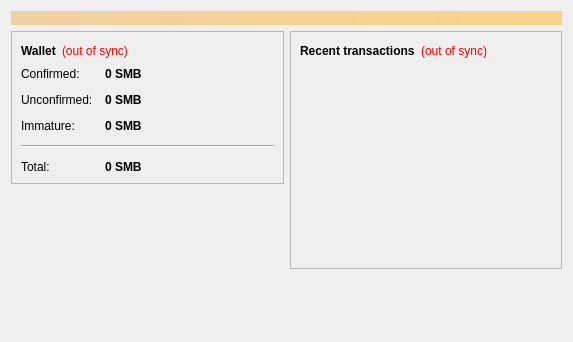
<?xml version="1.0" encoding="UTF-8"?>
<ui version="4.0">
 <class>OverviewPage</class>
 <widget class="QWidget" name="OverviewPage">
  <property name="geometry">
   <rect>
    <x>0</x>
    <y>0</y>
    <width>573</width>
    <height>342</height>
   </rect>
  </property>
  <property name="windowTitle">
   <string>Form</string>
  </property>
  <layout class="QVBoxLayout" name="topLayout">
   <item>
    <widget class="QLabel" name="labelAlerts">
     <property name="visible">
      <bool>false</bool>
     </property>
     <property name="styleSheet">
      <string notr="true">background-color: qlineargradient(x1: 0, y1: 0, x2: 1, y2: 0, stop:0 #F0D0A0, stop:1 #F8D488); color:#000000;</string>
     </property>
     <property name="wordWrap">
      <bool>true</bool>
     </property>
     <property name="margin">
      <number>3</number>
     </property>
    </widget>
   </item>
   <item>
    <layout class="QHBoxLayout" name="horizontalLayout" stretch="1,1">
     <item>
      <layout class="QVBoxLayout" name="verticalLayout_2">
       <item>
        <widget class="QFrame" name="frame">
         <property name="frameShape">
          <enum>QFrame::StyledPanel</enum>
         </property>
         <property name="frameShadow">
          <enum>QFrame::Raised</enum>
         </property>
         <layout class="QVBoxLayout" name="verticalLayout_4">
          <item>
           <layout class="QHBoxLayout" name="horizontalLayout_4">
            <item>
             <widget class="QLabel" name="label_5">
              <property name="font">
               <font>
                <weight>75</weight>
                <bold>true</bold>
               </font>
              </property>
              <property name="text">
               <string>Wallet</string>
              </property>
             </widget>
            </item>
            <item>
             <widget class="QLabel" name="labelWalletStatus">
              <property name="toolTip">
               <string>The displayed information may be out of date. Your wallet automatically synchronizes with the Sigmabit network after a connection is established, but this process has not completed yet.</string>
              </property>
              <property name="styleSheet">
               <string notr="true">QLabel { color: red; }</string>
              </property>
              <property name="text">
               <string notr="true">(out of sync)</string>
              </property>
              <property name="alignment">
               <set>Qt::AlignLeading|Qt::AlignLeft|Qt::AlignVCenter</set>
              </property>
             </widget>
            </item>
            <item>
             <spacer name="horizontalSpacer_2">
              <property name="orientation">
               <enum>Qt::Horizontal</enum>
              </property>
              <property name="sizeHint" stdset="0">
               <size>
                <width>40</width>
                <height>20</height>
               </size>
              </property>
             </spacer>
            </item>
           </layout>
          </item>
          <item>
           <layout class="QFormLayout" name="formLayout_2">
            <property name="fieldGrowthPolicy">
             <enum>QFormLayout::AllNonFixedFieldsGrow</enum>
            </property>
            <property name="horizontalSpacing">
             <number>12</number>
            </property>
            <property name="verticalSpacing">
             <number>12</number>
            </property>
            <item row="0" column="0">
             <widget class="QLabel" name="label">
              <property name="text">
               <string>Confirmed:</string>
              </property>
             </widget>
            </item>
            <item row="0" column="1">
             <widget class="QLabel" name="labelBalance">
              <property name="font">
               <font>
                <weight>75</weight>
                <bold>true</bold>
               </font>
              </property>
              <property name="cursor">
               <cursorShape>IBeamCursor</cursorShape>
              </property>
              <property name="toolTip">
               <string>Your current spendable balance</string>
              </property>
              <property name="text">
               <string notr="true">0 SMB</string>
              </property>
              <property name="textInteractionFlags">
               <set>Qt::LinksAccessibleByMouse|Qt::TextSelectableByKeyboard|Qt::TextSelectableByMouse</set>
              </property>
             </widget>
            </item>
            <item row="1" column="0">
             <widget class="QLabel" name="label_3">
              <property name="text">
               <string>Unconfirmed:</string>
              </property>
             </widget>
            </item>
            <item row="1" column="1">
             <widget class="QLabel" name="labelUnconfirmed">
              <property name="font">
               <font>
                <weight>75</weight>
                <bold>true</bold>
               </font>
              </property>
              <property name="cursor">
               <cursorShape>IBeamCursor</cursorShape>
              </property>
              <property name="toolTip">
               <string>Total of transactions that have yet to be confirmed, and do not yet count toward the spendable balance</string>
              </property>
              <property name="text">
               <string notr="true">0 SMB</string>
              </property>
              <property name="textInteractionFlags">
               <set>Qt::LinksAccessibleByMouse|Qt::TextSelectableByKeyboard|Qt::TextSelectableByMouse</set>
              </property>
             </widget>
            </item>
            <item row="2" column="0">
             <widget class="QLabel" name="labelImmatureText">
              <property name="text">
               <string>Immature:</string>
              </property>
             </widget>
            </item>
            <item row="2" column="1">
             <widget class="QLabel" name="labelImmature">
              <property name="font">
               <font>
                <weight>75</weight>
                <bold>true</bold>
               </font>
              </property>
              <property name="toolTip">
               <string>Mined balance that has not yet matured</string>
              </property>
              <property name="text">
               <string notr="true">0 SMB</string>
              </property>
              <property name="textInteractionFlags">
               <set>Qt::LinksAccessibleByMouse|Qt::TextSelectableByKeyboard|Qt::TextSelectableByMouse</set>
              </property>
             </widget>
            </item>
            <item row="4" column="0">
             <widget class="QLabel" name="labelTotalText">
              <property name="text">
               <string>Total:</string>
              </property>
             </widget>
            </item>
            <item row="4" column="1">
             <widget class="QLabel" name="labelTotal">
              <property name="font">
               <font>
                <weight>75</weight>
                <bold>true</bold>
               </font>
              </property>
              <property name="cursor">
               <cursorShape>IBeamCursor</cursorShape>
              </property>
              <property name="toolTip">
               <string>Your current total balance</string>
              </property>
              <property name="text">
               <string notr="true">0 SMB</string>
              </property>
              <property name="textInteractionFlags">
               <set>Qt::LinksAccessibleByMouse|Qt::TextSelectableByKeyboard|Qt::TextSelectableByMouse</set>
              </property>
             </widget>
            </item>
            <item row="3" column="0" colspan="2">
             <widget class="Line" name="line">
              <property name="orientation">
               <enum>Qt::Horizontal</enum>
              </property>
             </widget>
            </item>
           </layout>
          </item>
         </layout>
        </widget>
       </item>
       <item>
        <spacer name="verticalSpacer">
         <property name="orientation">
          <enum>Qt::Vertical</enum>
         </property>
         <property name="sizeHint" stdset="0">
          <size>
           <width>20</width>
           <height>40</height>
          </size>
         </property>
        </spacer>
       </item>
      </layout>
     </item>
     <item>
      <layout class="QVBoxLayout" name="verticalLayout_3">
       <item>
        <widget class="QFrame" name="frame_2">
         <property name="frameShape">
          <enum>QFrame::StyledPanel</enum>
         </property>
         <property name="frameShadow">
          <enum>QFrame::Raised</enum>
         </property>
         <layout class="QVBoxLayout" name="verticalLayout">
          <item>
           <layout class="QHBoxLayout" name="horizontalLayout_2">
            <item>
             <widget class="QLabel" name="label_4">
              <property name="text">
               <string>&lt;b&gt;Recent transactions&lt;/b&gt;</string>
              </property>
             </widget>
            </item>
            <item>
             <widget class="QLabel" name="labelTransactionsStatus">
              <property name="toolTip">
               <string>The displayed information may be out of date. Your wallet automatically synchronizes with the Sigmabit network after a connection is established, but this process has not completed yet.</string>
              </property>
              <property name="styleSheet">
               <string notr="true">QLabel { color: red; }</string>
              </property>
              <property name="text">
               <string notr="true">(out of sync)</string>
              </property>
              <property name="alignment">
               <set>Qt::AlignRight|Qt::AlignTrailing|Qt::AlignVCenter</set>
              </property>
             </widget>
            </item>
            <item>
             <spacer name="horizontalSpacer">
              <property name="orientation">
               <enum>Qt::Horizontal</enum>
              </property>
              <property name="sizeHint" stdset="0">
               <size>
                <width>40</width>
                <height>20</height>
               </size>
              </property>
             </spacer>
            </item>
           </layout>
          </item>
          <item>
           <widget class="QListView" name="listTransactions">
            <property name="styleSheet">
             <string notr="true">QListView { background: transparent; }</string>
            </property>
            <property name="frameShape">
             <enum>QFrame::NoFrame</enum>
            </property>
            <property name="verticalScrollBarPolicy">
             <enum>Qt::ScrollBarAlwaysOff</enum>
            </property>
            <property name="horizontalScrollBarPolicy">
             <enum>Qt::ScrollBarAlwaysOff</enum>
            </property>
            <property name="selectionMode">
             <enum>QAbstractItemView::NoSelection</enum>
            </property>
           </widget>
          </item>
         </layout>
        </widget>
       </item>
       <item>
        <spacer name="verticalSpacer_2">
         <property name="orientation">
          <enum>Qt::Vertical</enum>
         </property>
         <property name="sizeHint" stdset="0">
          <size>
           <width>20</width>
           <height>40</height>
          </size>
         </property>
        </spacer>
       </item>
      </layout>
     </item>
    </layout>
   </item>
  </layout>
 </widget>
 <resources/>
 <connections/>
</ui>
